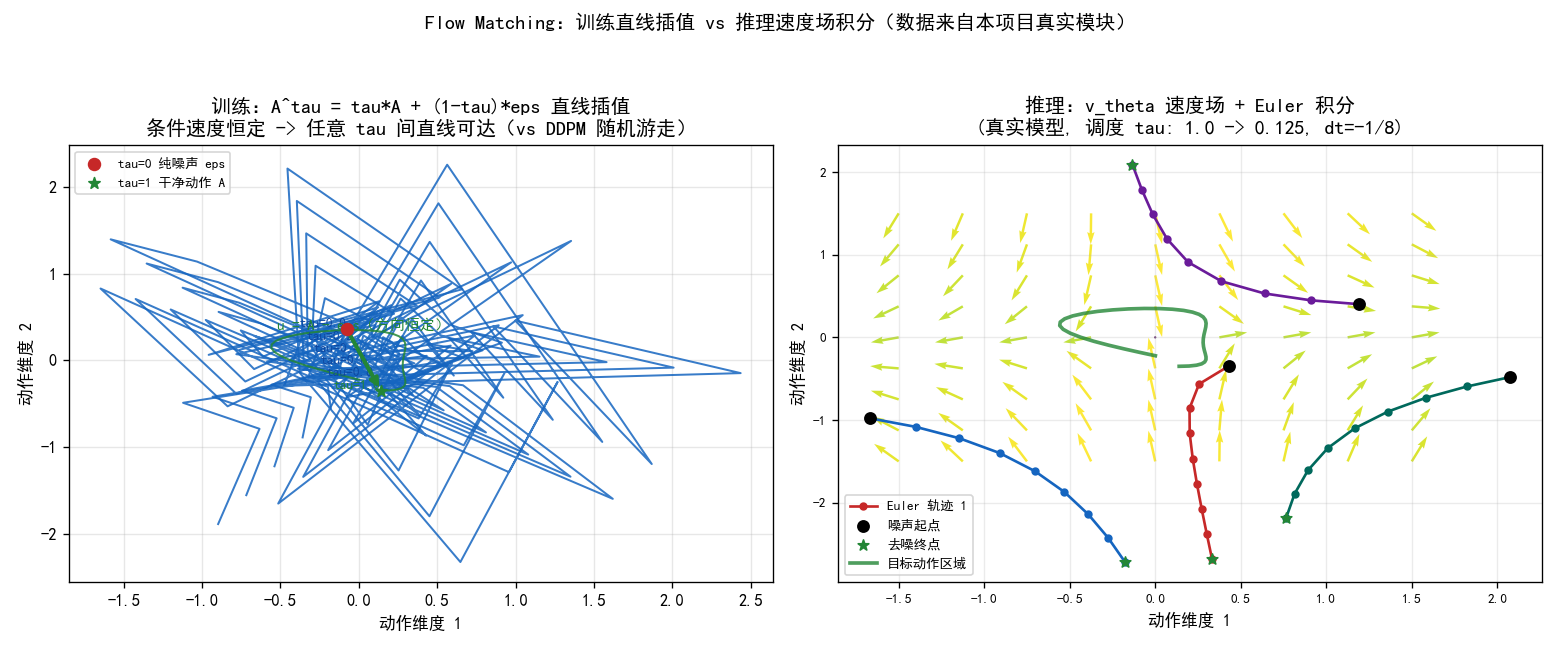

The script that saved this image:
# -*- coding: utf-8 -*-
"""PI0.5 可视化：Flow Matching（训练插值 + 推理 Euler 积分）—— before/after 对照。

【展示特色】Flow Matching 两大可观察性质：训练时的直线插值路径（条件速度恒定）
             与推理时「逐点速度 + Euler 积分」恢复唯一平滑轨迹。
【展示思路】左右两分屏对照训练/推理两个视角；右图用 action_dim=2 的真实小模型
             把高维速度场“压到 2 维平面”上，让矢量场与轨迹收敛直观可见。
【如何展示】
  1. 左（训练视角）：真实动作块 A 与噪声 ε 的凸组合 A^τ = τA + (1-τ)ε，
     画不同 τ 的插值线段（τ=0..1）；条件速度场恒为 u = A - ε（方向不变），
     任意 τ 之间直线可达 —— 与 DDPM 的分步随机去噪形成对照。
  2. 右（推理视角）：真实跑小型 action_dim=2 模型，在 2D 网格上采样 v_θ
     （quiver），再从多个噪声起点做真实 Euler 积分（复用真实时间调度
     linspace(1.0, 1/n)，dt=-1/n），轨迹逐步收敛到目标动作区域。

数据来源：真实跑本项目的 flow_matching_scheduler / Pi05FaithfulPolicyModel / 
embed_suffix / transformer / action_out_proj。
"""
from __future__ import annotations

import matplotlib
matplotlib.use("Agg")
import matplotlib.pyplot as plt
import numpy as np
import torch

from _shared import OUT, setup_fonts, build_model, make_config, C_STD, C_NEW, C_AUX, C_AUX2  # noqa: E402
from models.vla.core.diffusion import flow_matching_scheduler  # noqa: E402

setup_fonts()


def _target_action(n: int = 40) -> torch.Tensor:
    """平滑的二维目标动作轨迹（sin/cos 合成，贴近真实关节运动）。"""
    t = np.linspace(0.0, 6.0, n)
    a = np.stack([0.6 * np.sin(t) + 0.2 * np.cos(2 * t),
                  -0.5 * np.cos(0.9 * t)], axis=1) * 0.7
    return torch.tensor(a, dtype=torch.float32)


def plot_train_side(ax) -> None:
    """左：训练插值直线 + 恒定条件速度方向。"""
    A = _target_action().numpy()          # (n, 2)
    torch.manual_seed(3)
    eps = torch.randn(*A.shape).numpy() * 1.0
    taus = np.array([0.0, 0.2, 0.4, 0.6, 0.8, 1.0])

    # 插值线段
    for tau in taus:
        x_tau = tau * A + (1 - tau) * eps
        ax.plot(x_tau[:, 0], x_tau[:, 1], lw=1.2,
                color=C_AUX if tau < 1.0 else C_NEW, alpha=0.85)
        ax.text(x_tau[0, 0], x_tau[0, 1], f"tau={tau:.1f}", fontsize=8,
                ha="right", va="bottom", color="#0d47a1" if tau < 1 else C_NEW)
    # 端点标注
    ax.scatter(*eps[0], s=50, c=C_STD, marker="o", zorder=5,
               label="tau=0 纯噪声 eps")
    ax.scatter(*A[0], s=50, c=C_NEW, marker="*", zorder=5,
               label="tau=1 干净动作 A")
    # 条件速度 u = A - eps（从噪声指向动作，恒定不变）
    ax.annotate("", xy=A[0], xytext=eps[0],
                arrowprops=dict(arrowstyle="->", color=C_NEW, lw=2.5))
    ax.text((eps[0, 0] + A[0, 0]) / 2, (eps[0, 1] + A[0, 1]) / 2 + 0.35,
            "u = A - eps（方向恒定）", fontsize=9, color=C_NEW, ha="center")
    ax.set_xlabel("动作维度 1")
    ax.set_ylabel("动作维度 2")
    ax.set_title("训练：A^tau = tau*A + (1-tau)*eps 直线插值\n"
                 "条件速度恒定 -> 任意 tau 间直线可达（vs DDPM 随机游走）")
    ax.legend(fontsize=8, loc="upper left")
    ax.grid(alpha=0.3)


def _real_velocity_field(nx: int = 9) -> tuple:
    """真实跑小型 action_dim=2 模型，返回 2D 网格上的速度场与每点网格。"""
    torch.manual_seed(0)
    # action_dim=2：让速度场在平面上可画
    model = build_model(action_dim=2, action_horizon=4, n_action_steps=0)
    cfg = make_config(action_dim=2, action_horizon=4, n_action_steps=0)
    img = torch.randn(1, 3, cfg.image_size, cfg.image_size)
    txt = torch.randint(0, cfg.vocab_size, (1, 6))
    ts = torch.full((1,), 0.5)

    gx = np.linspace(-1.5, 1.5, nx)
    gy = np.linspace(-1.5, 1.5, nx)
    X, Y = np.meshgrid(gx, gy)
    U = np.zeros_like(X); V = np.zeros_like(Y)

    with torch.no_grad():
        pd = model.encode_prefix(img, txt, None)
        ptok, pmask = pd["prefix_tokens"], pd["prefix_mask"]
        kv = model.transformer.prefix_forward(ptok)
        pl = ptok.shape[1]
        for i in range(nx):
            for j in range(nx):
                # 该网格点上构建 (1, H, 2) 的带噪动作（其余时间步用目标值补齐）
                x_t = torch.zeros(1, 4, 2)
                x_t[:, 0, 0] = X[i, j]
                x_t[:, 0, 1] = Y[i, j]
                x_t[:, 1:] = _target_action(3).unsqueeze(0)
                sd = model.embed_suffix(x_t, ts)
                smask = torch.ones(1, 4, dtype=torch.bool)
                mask = pmask_bool(pmask, smask, pl, 4)
                _, sout, _ = model.transformer(None, sd["suffix_tokens"],
                                               sd["timestep_cond"], mask,
                                               kv_cache=kv)
                v_t = model.action_out_proj(sout)  # (1, H, 2)
                U[i, j] = v_t[0, 0, 0].item()
                V[i, j] = v_t[0, 0, 1].item()
    return X, Y, U, V, model, cfg


def pmask_bool(pmask, smask, pl, sl):
    """suffix 全可见的 (B, slen, slen) 布尔掩码（与 sample_actions 一致的 kv_cache 用法）。

    使用 kv_cache 时 mask 只覆盖新增 suffix keys（B, slen, slen），缓存的 prefix keys
    在 DualExpertJointAttention.forward 内自动拼接为全可见（见 attn 行 376-382）。
    """
    return smask.unsqueeze(2) & smask.unsqueeze(1)


def _euler_trajectories(model, cfg, n_traj: int = 4, steps: int = 8):
    """真实 Euler 积分：从 n_traj 个噪声起点，记录 (第一时间步, 前两维) 轨迹。"""
    torch.manual_seed(11)
    img = torch.randn(1, 3, cfg.image_size, cfg.image_size)
    txt = torch.randint(0, cfg.vocab_size, (1, 6))
    tracks = []
    with torch.no_grad():
        pd = model.encode_prefix(img, txt, None)
        ptok, pmask = pd["prefix_tokens"], pd["prefix_mask"]
        kv = model.transformer.prefix_forward(ptok)
        pl = ptok.shape[1]
        timesteps, dt = flow_matching_scheduler(steps)
        for s in range(n_traj):
            torch.manual_seed(100 + s)
            x_t = torch.randn(1, 4, 2) * 1.2
            track = [(x_t[0, 0, 0].item(), x_t[0, 0, 1].item())]
            for t in timesteps:
                ts = torch.full((1,), float(t))
                sd = model.embed_suffix(x_t, ts)
                smask = torch.ones(1, 4, dtype=torch.bool)
                mask = pmask_bool(pmask, smask, pl, 4)
                _, sout, _ = model.transformer(None, sd["suffix_tokens"],
                                               sd["timestep_cond"], mask,
                                               kv_cache=kv)
                v_t = model.action_out_proj(sout)
                x_t = x_t + dt * v_t
                track.append((x_t[0, 0, 0].item(), x_t[0, 0, 1].item()))
            tracks.append(track)
    return tracks


def plot_infer_side(ax) -> None:
    """右：真实速度场 quiver + 多条 Euler 积分轨迹收敛。"""
    X, Y, U, V, model, cfg = _real_velocity_field()
    sp = np.sqrt(U ** 2 + V ** 2)
    ax.quiver(X, Y, U, V, sp, cmap="viridis", scale=55,
              width=0.0035, alpha=0.9)
    ax.tick_params(labelsize=8)
    ax.set_xlabel("动作维度 1")
    ax.set_ylabel("动作维度 2")

    tracks = _euler_trajectories(model, cfg)
    for k, tr in enumerate(tracks):
        tr = np.array(tr)
        ax.plot(tr[:, 0], tr[:, 1], "o-", lw=1.6, ms=4,
                color=[C_STD, C_AUX, C_AUX2, "#00695c"][k],
                label=f"Euler 轨迹 {k + 1}" if k == 0 else None)
        ax.scatter(*tr[0], s=45, marker="o", c="k", zorder=5,
                   label="噪声起点" if k == 0 else None)
        ax.scatter(*tr[-1], s=45, marker="*", c=C_NEW, zorder=5,
                   label="去噪终点" if k == 0 else None)
    A = _target_action().numpy()
    ax.plot(A[:, 0], A[:, 1], "-", color=C_NEW, lw=2.2, alpha=0.8,
            label="目标动作区域")
    ax.set_title(f"推理：v_theta 速度场 + Euler 积分\n"
                 f"(真实模型, 调度 tau: {1.0} -> {1.0 / 8:.3f}, dt=-1/8)")
    ax.legend(fontsize=8, loc="lower left")
    ax.grid(alpha=0.25)


def main() -> None:
    fig, axes = plt.subplots(1, 2, figsize=(13, 5.4))
    plot_train_side(axes[0])
    plot_infer_side(axes[1])
    fig.suptitle("Flow Matching：训练直线插值 vs 推理速度场积分（数据来自本项目真实模块）")
    fig.tight_layout(rect=(0, 0, 1, 0.94))
    fig.savefig(OUT / "plot_flow.png", dpi=120)
    plt.close(fig)
    print("已生成", OUT / "plot_flow.png")
    print("  注意：右图速度场基于 action_dim=2 小型模型（真实梯度计算，无手造曲线）")


if __name__ == "__main__":
    main()
